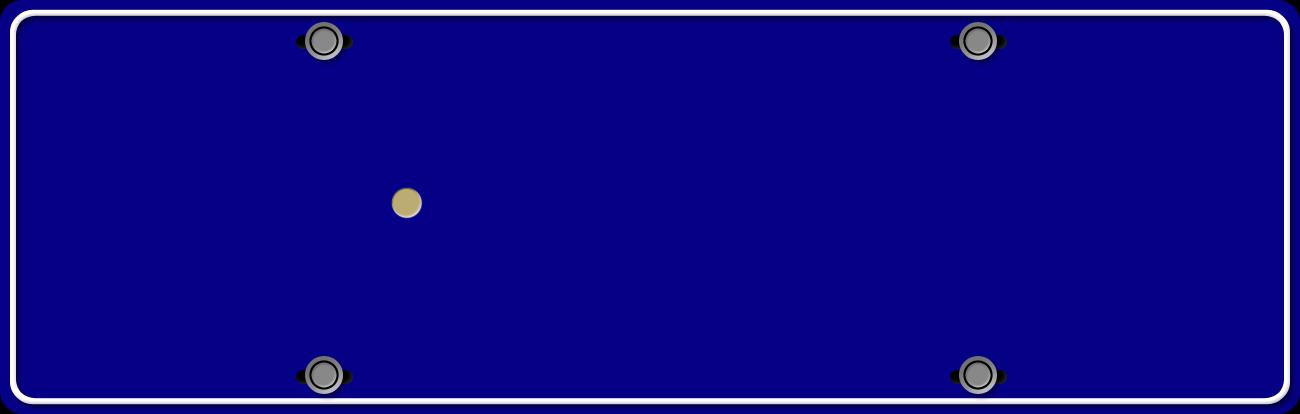
#> input picture genplate/template.bmp, 1300 x 414 px
$ python -i image_bright_spots.py   (imports and definitions only)   (older library calls are emulated)
#> lines starting #> are read from the running program, lines starting #| are printed output that depends on the picture; after the words box and inside, x2 and y2 are one past the last pixel; in counts of white or black regions, pixels touching at a corner belong together
from imutils import contours
from skimage import measure
import numpy as np
import imutils
import cv2
def detection_bright_spots(image, bright=200, minMax=(10, 1000)):
    '''
    doc: https://www.pyimagesearch.com/2014/09/29/finding-brightest-spot-image-using-python-opencv/
    doc: https://www.pyimagesearch.com/2016/10/31/detecting-multiple-bright-spots-in-an-image-with-python-and-opencv/
    image: string of image path
    view:
      image, mask = detection_bright_spots('img.jpg', 210, (300, 3000))
      import imutils
      import matplotlib.pyplot as plt
      plt.figure(figsize=(9, 9))
      plt.imshow(imutils.opencv2matplotlib(image))
      plt.axis('off')
      plt.show()
    '''
#> called with image = '../genplate/template.bmp', bright = 200, minMax = (10, 1000)
    image = cv2.imread(image)
#> image is the input picture: shape (414, 1300, 3); mean B, G, R 135.9, 10.1, 15.8
    # 转换为灰度
    gray = cv2.cvtColor(image, cv2.COLOR_BGR2GRAY)
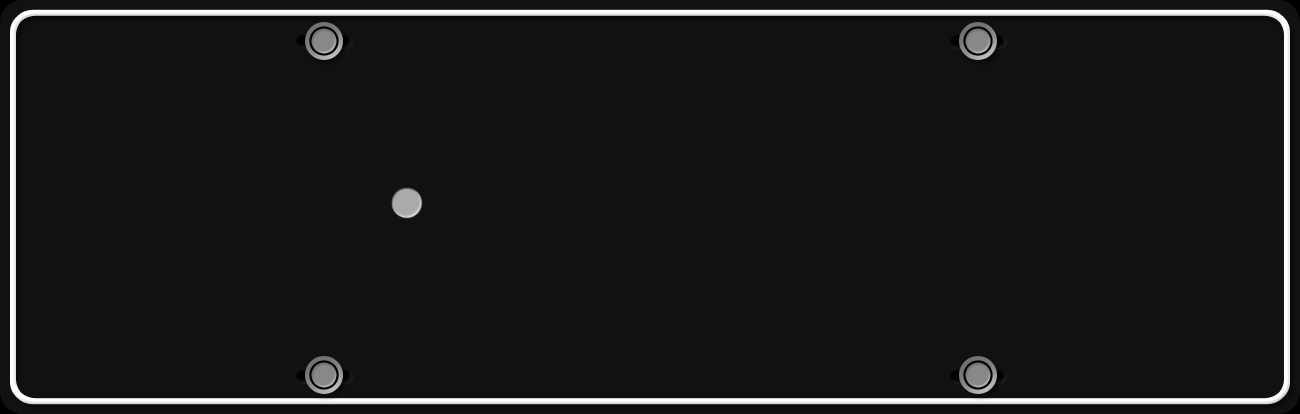
#> gray: shape (414, 1300); min 0, max 255, mean 26.1
    # 平滑以减少高频噪声,即模糊
    blurred = gray #cv2.GaussianBlur(gray, (11, 11), 0)
    # 揭示模糊图像中最明亮的区域,我们需要应用阈值
    #   像素值`>=200`设置为255(白色)
    #   像素值`<200`被设置为0(黑色)
    thresh = cv2.threshold(blurred, bright, 255, cv2.THRESH_BINARY)[1]
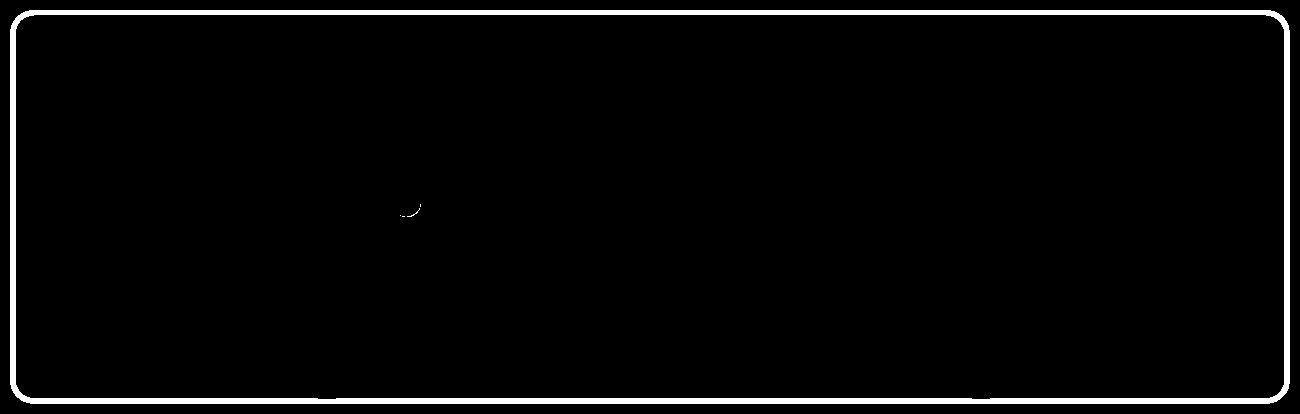
#> thresh: shape (414, 1300); 3.4% white; 5 white regions (4 under 20 px), largest, box (x1, y1, x2, y2) and area: (10, 10, 1290, 404) 18459
    # 图像中有一些噪点(即小斑点),我们通过执行一系列的腐蚀和膨胀来清理它们
    kernel = np.ones((3, 3), np.uint8)
    thresh = cv2.erode(thresh, kernel, iterations=2)
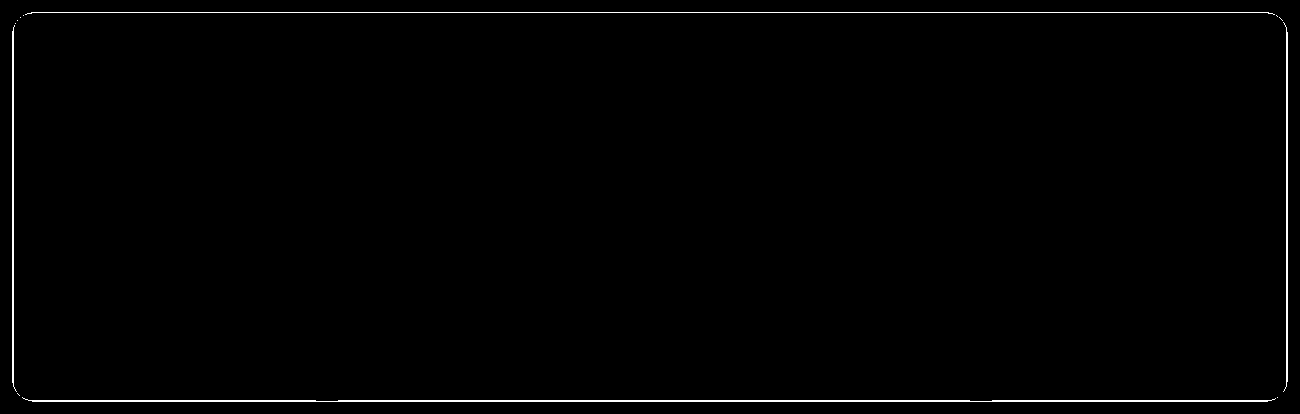
#> thresh: shape (414, 1300); 0.96% white in thin lines or dots
    thresh = cv2.dilate(thresh, kernel, iterations=4)
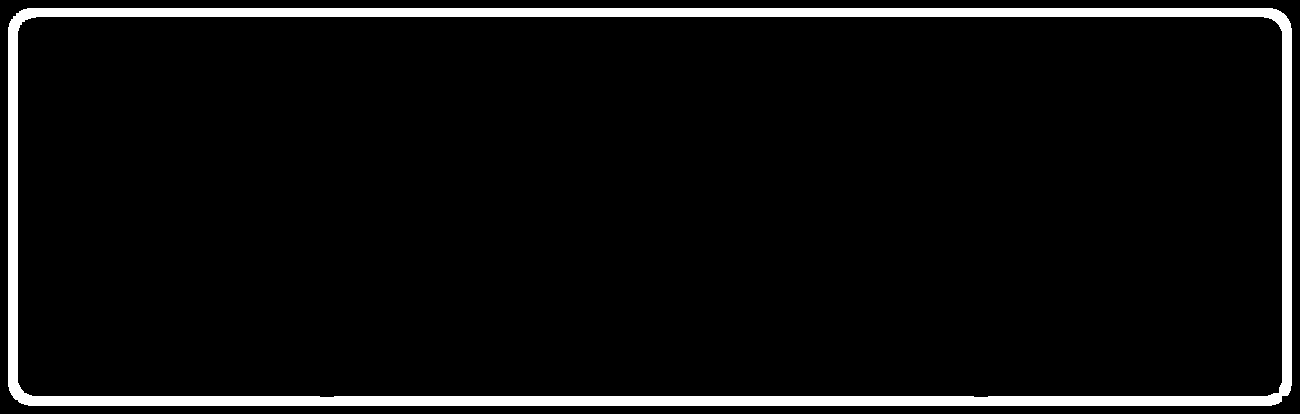
#> thresh: shape (414, 1300); 5.9% white; 1 white region, box (x1, y1, x2, y2) and area: (8, 8, 1292, 406) 31732
    # 在应用我们的腐蚀和膨胀之后,我们仍然希望过滤掉任何剩余的'噪音'区域
    #   一个很好的方法是`connected-component analysis`
    labels = measure.label(thresh, neighbors=8, background=0)
    mask = np.zeros(thresh.shape, dtype='uint8')
    # loop over the unique components
    for label in np.unique(labels):
        # if this is the background label, ignore it
        if label == 0:
            continue
        # construct the label mask and count the number of pixels
        labelMask = np.zeros(thresh.shape, dtype='uint8')
        labelMask[labels == label] = 255
        numPixels = cv2.countNonZero(labelMask)
        if minMax[0] < numPixels and numPixels < minMax[1]:
            mask = cv2.add(mask, labelMask)
#> this loop made 2 passes
#> numPixels on pass 2: 31732
#> mask: shape (414, 1300); every value is 0
    # 最后一步是在我们的图像上绘制标记
    cnts = cv2.findContours(mask.copy(), cv2.RETR_EXTERNAL, cv2.CHAIN_APPROX_SIMPLE)
#> cnts = 0 contours
    cnts = cnts[0] if imutils.is_cv2() else cnts[1]
#> cnts = []
#> (the run stopped early here; a loop or call above may not have finished)
